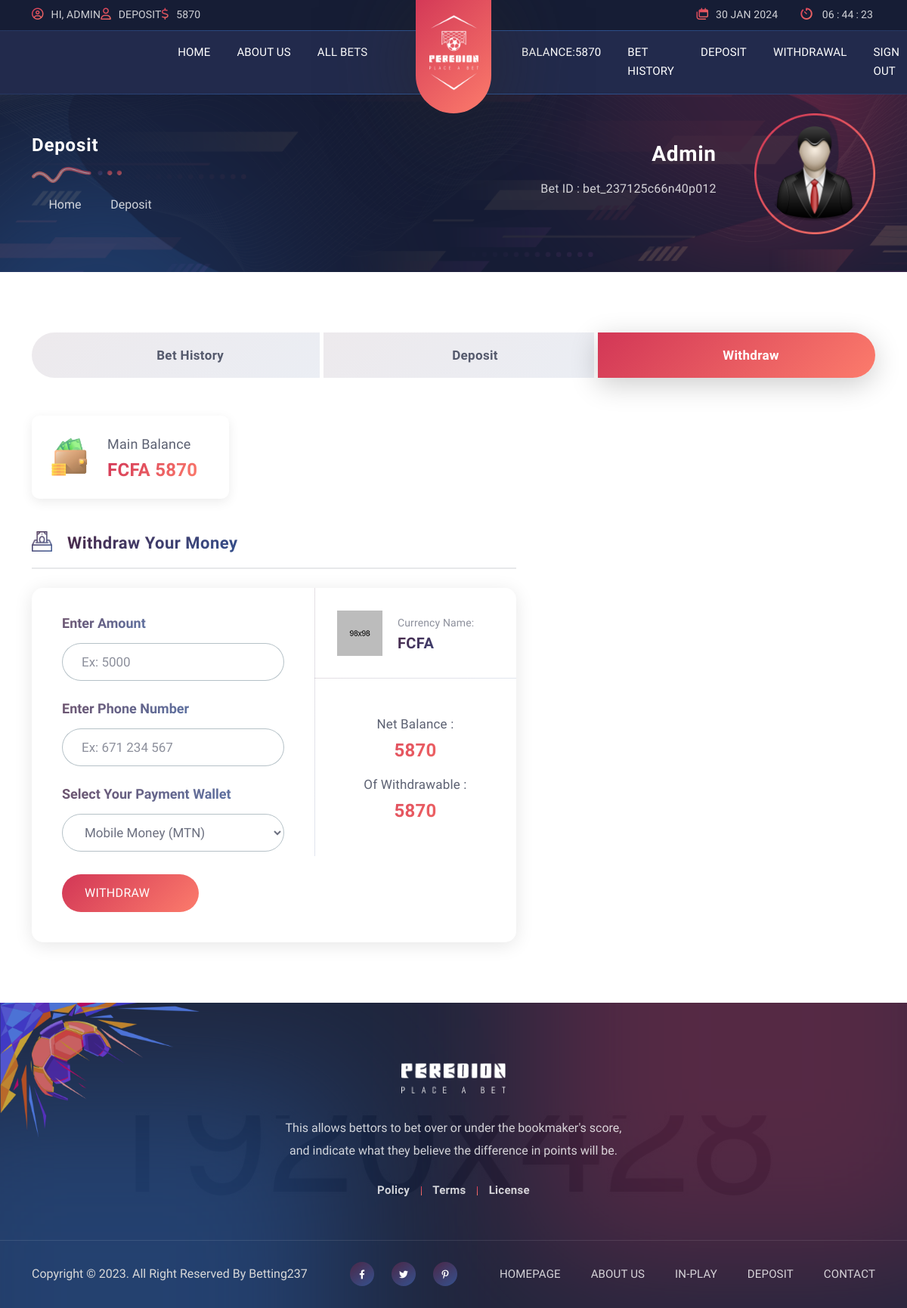
Page /withdraw/ (signed in) on the earlier database version.
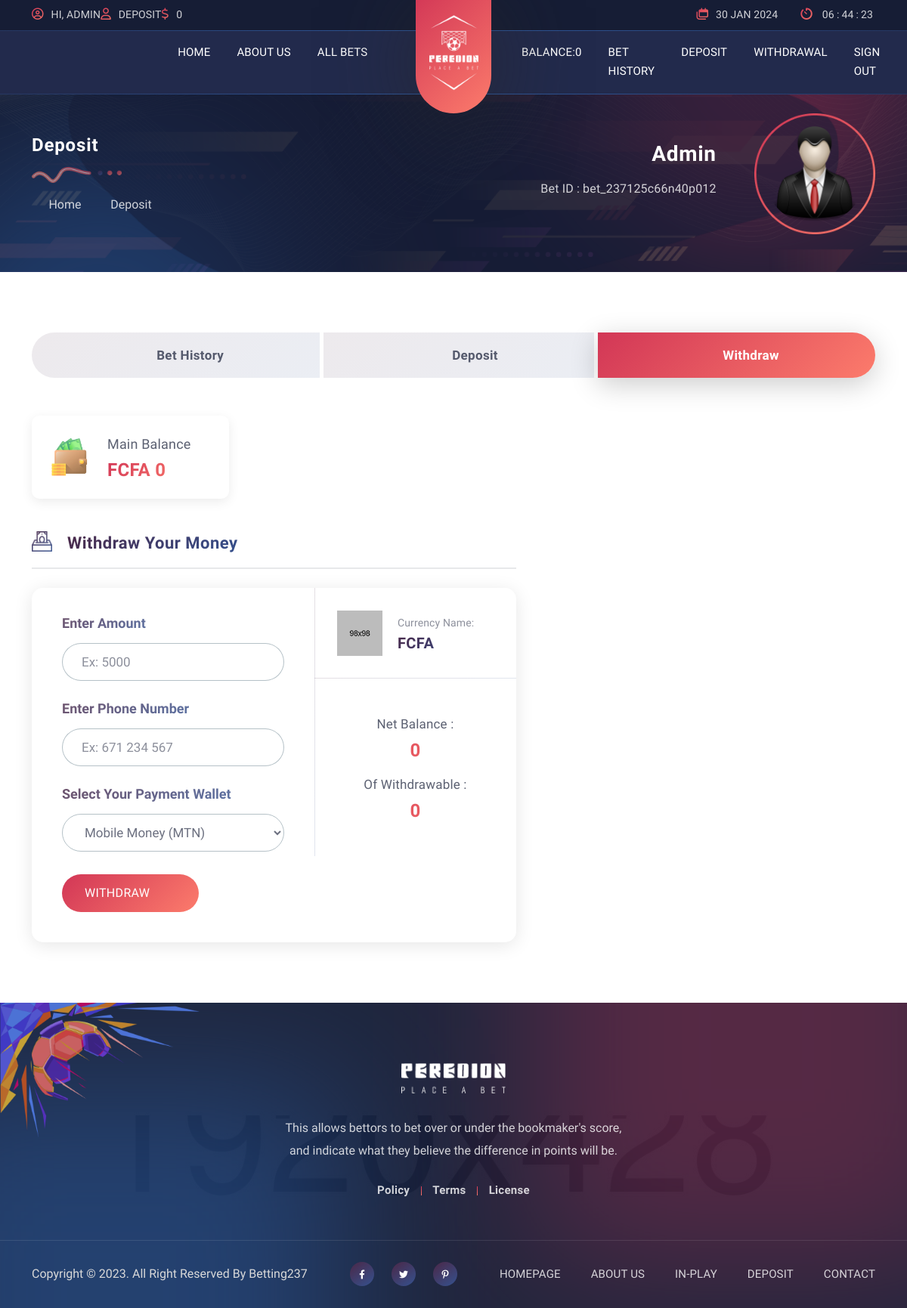
Same page on the later database version.
### server/models.py (models this page shows, shortened)
class User(AbstractUser):
    phone_number= models.CharField(max_length=50, blank=True, null=True)
    account_balance = models.IntegerField(default=0, blank=True, null=True)
    can_withdraw = models.BooleanField(default= True)

### server/views.py (the view, shortened to what this page needs)
# urls.py: path('withdraw/', views.withdraw, name='withdraw'),
@login_required(login_url='/login/')
def withdraw(request):
    bet_success = request.GET.get('server:payment_successful')
    form = WithdrawalForm(request.POST or None)
    context = {
        'form': form,
    }
    return render(request, "dashboard-withdraw.html", context)

### server/forms.py (shortened to what this page needs)
class WithdrawalForm(forms.Form):
    phoneNumber = forms.CharField(required=True,widget=forms.TextInput(attrs={ 'placeholder':'Ex: 671 234 567'}))
    amount = forms.IntegerField(required=True,widget=forms.TextInput(attrs={ 'placeholder':'Ex: 5000'}))
    payment_method = forms.ChoiceField(label='Select your Payment Method', choices=PAYMENT_CHOICES, widget=forms.Select(attrs={'class': 'dropdown-toggle', 'id': 'wallet-select', 'data-bs-toggle': 'dropdown', "aria-expanded":"false"}))

### server/templates/dashboard-withdraw.html (shortened to what the changed rows need)
{% extends "dashboard-base.html" %}
{% load static %}
{% block content %}
        <div class="dashboard-statics">
            <div class="container">
                <div class="row g-lg-4 g-2">
                    <div class="col-xl-3 col-lg-4 col-md-4 col-sm-6 col-6 ">
                        <div class="single-statics">
                            <div class="part-text">
                                <span class="text">Main balance</span>
                                <span class="descr">FCFA {{ request.user.account_balance }}</span>
                            </div>
                        </div>
                    </div>
                </div>
            </div>
        </div>
        <div class="db-elements">
            <div class="container">
                <div class="row">
                    <div class="col-xl-7 col-lg-7">
                        <div class="single-db-element">
                            <div class="withdraw-money">
                                <div class="row g-0">
                                    <div class="col-xl-5 col-lg-5 col-md-5 col-sm-5">
                                        <div class="all-balance">
                                            <div class="single-balance">
                                                <div class="part-balance">
                                                    <div class="single-info">
                                                        <span class="descr">net balance :</span>
                                                        <span class="name">{{ request.user.account_balance }}</span>
                                                    </div>
                                                    <div class="single-info">
                                                        <span class="descr">of withdrawable :</span>
                                                        <span class="name">{{ request.user.account_balance }}</span>
                                                    </div>
                                                </div>
                                            </div>
                                        </div>
                                    </div>
                                </div>
                            </div>
                        </div>
                    </div>
                </div>
            </div>
        </div>
{% endblock content %}

### server/templates/dashboard-base.html (shortened to what the changed rows need)
{% load static %}
<!DOCTYPE html>
<html lang="zxx">
    <head>
        <link rel="stylesheet" href="{% static 'assets-2/css/bootstrap.min.css' %}">
        <link rel="stylesheet" href="{% static 'assets-2/css/all.min.css' %}">
        <link rel="stylesheet" href="{% static 'assets-2/css/owl.carousel.min.css' %}">
        <link rel="stylesheet" href="{% static 'assets-2/css/style.css' %}">
    </head>
    <body>
               <div class="header animated">
                <div class="top-bar">
                    <div class="container">
                        <div class="row justify-content-between">
                            <div class="col-xl-5 col-lg-5 col-md-7">
                                <div class="left-side">
                                    <div class="single-bar">
                                        <a class="dashboard-overview" href="{% url 'server:register' %}">
                                            {% if request.user.is_authenticated %}
                                            <span class="part-text">hi, <span class="user-name">{{ user.username }}</span></span>
                                            <div class="single-bar">
                                                <a class="dashboard-overview" href="{% url 'server:deposit' %}">
                                                    <span class="part-icon">
                                                        <i class="fa-regular fa-user"></i>
                                                    </span>
                                                    <span class="part-text">Deposit</span>
                                                </a>
                                            </div>
                                            <div class="single-bar">
                                                <a class="dashboard-overview" href="mailto: abc@example.com">
                                                    <span class="part-icon">
                                                        <i class="fa-regular fa-dollar"></i>
                                                    </span>
                                                    <span class="part-text">{{request.user.account_balance}}</span>
                                                </a>
                                            </div>
                                            {% else %}
                                            <span class="part-text">Hey, <span class="user-name">Sign Up or Log in</span></span>
                                            {% endif %}
                                        </a>
                                    </div>
                                </div>
                            </div>
                        </div>
                    </div>
                </div>
                <div class="mainmenu">
                    <div class="container">
                        <nav class="navbar navbar-expand-lg">
                            <div class="collapse navbar-collapse" id="navbarSupportedContent">
                                <div class="scalation">
                                    <div class="row">
                                        <div class="col-xl-5 col-lg-5">
                                            <ul class="navbar-nav nn-right">
                                                {% if request.user.is_authenticated %}
                                                <li class="nav-item">
                                                    <a class="nav-link" href="#">Balance:{{ request.user.account_balance }}</a>
                                                </li>
                                                <li class="nav-item">
                                                    <a class="nav-link" href="{% url 'server:bet-history' %}">Bet History</a>
                                                </li>
                                                <li class="nav-item">
                                                    <a class="nav-link" href="{% url 'server:deposit' %}">Deposit</a>
                                                </li>
                                                <li class="nav-item">
                                                    <a class="nav-link" href="{% url 'server:withdraw' %}">Withdrawal</a>
                                                </li>
                                                <li class="nav-item">
                                                <li class="nav-item">
                                                    <a class="nav-link" href="{% url 'server:logout' %}">Sign Out</a>
                                                </li>
                                                {% endif %}
                                            </ul>
                                        </div>
                                    </div>
                                </div>
                            </div>
                        </nav>
                    </div>
                </div>
            </div>
        <div class="dashboard-header">
            <div class="container">
                <div class="row align-items-center">
                    <div class="col-xl-6 col-lg-4 order-lg-0 order-2">
                        <div class="db-breadcrumb">
                            <h2 class="page-name">
                                deposit
                            </h2>
                        </div>
                    </div>
                    <div class="col-xl-6 col-lg-8">
                        <div class="part-user">
                            <div class="user-info">
                                <span class="user-name">{{ request.user.username }}</span>
                                <div class="user-bet-id">
                                    <span class="text">Bet ID :</span>
                                    <span class="descr"> bet_237125c66n40p01{{ request.user.id }}</span>
                                </div>
                            </div>
                        </div>
                    </div>
                </div>
            </div>
        </div>
        {% block content %}
	    {% endblock content %}
</body>
</html>

Differences in the rows shown:
changed User "Admin": user.account_balance "5870" → "0"
